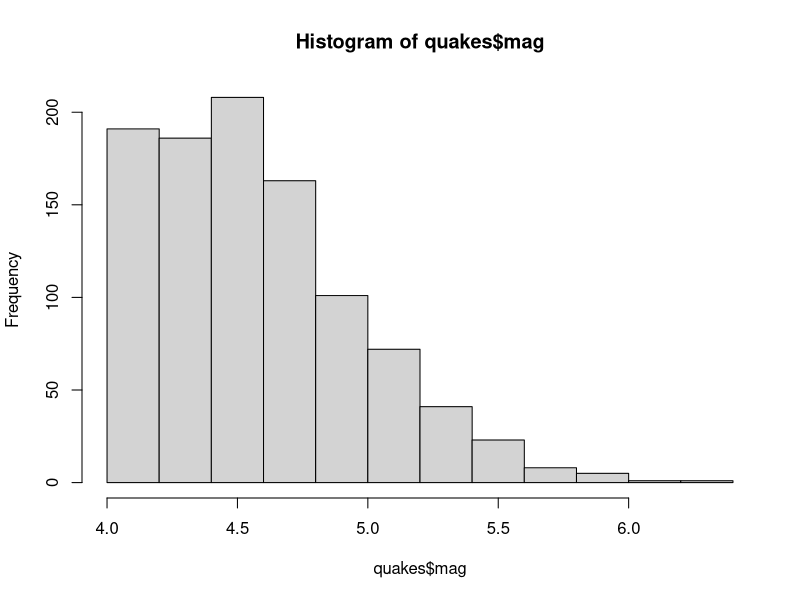

Write the R code that produced this figure.
## ---- chunk 1
hist(quakes$mag)
quakes<-quakes
